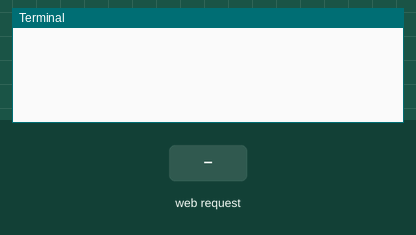
A program run on a simulated Raspberry Pi (BCM pin numbers). Parts: the last lines printed to the terminal. The test bench sets the inputs (shaded band). The camera gives no picture and a still takes 0.5 s; the clock reads 2024-03-15 10:24:30 at power-on unless the program sets it.

Above: at 1.2 s.
1.3 s: HTTP request for / received
At 2.2 s:
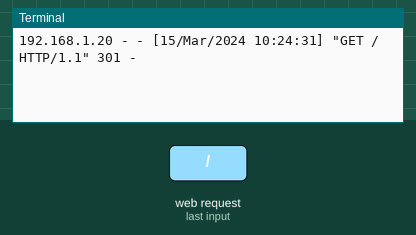
2.8 s: HTTP request for /index.html received
At 3.4 s:
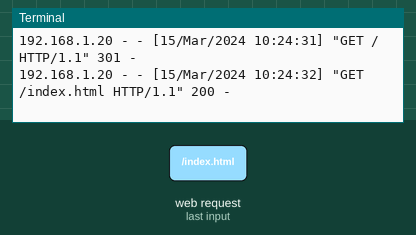
4.3 s: HTTP request for /stream.mjpg received
At 5.7 s:
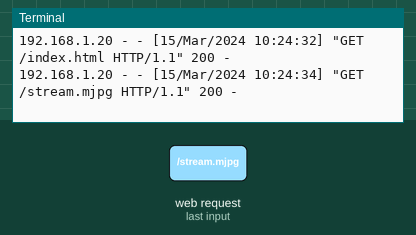

The program:

video.py
```python
import io
import logging
import socketserver
from http import server
from threading import Condition

from picamera2 import Picamera2
from picamera2.encoders import JpegEncoder
from picamera2.outputs import FileOutput

# HTML page for the MJPEG streaming demo
PAGE = """\
<html>
<head>
<title>Cam1</title>
</head>
<body>
<h1>Cam1</h1>
<img src="stream.mjpg" width="1280" height="720" />
</body>
</html>
"""

# Class to handle streaming output
class StreamingOutput(io.BufferedIOBase):
    def __init__(self):
        self.frame = None
        self.condition = Condition()

    def write(self, buf):
        with self.condition:
            self.frame = buf
            self.condition.notify_all()

# Class to handle HTTP requests
class StreamingHandler(server.BaseHTTPRequestHandler):
    def do_GET(self):
        if self.path == '/':
            # Redirect root path to index.html
            self.send_response(301)
            self.send_header('Location', '/index.html')
            self.end_headers()
        elif self.path == '/index.html':
            # Serve the HTML page
            content = PAGE.encode('utf-8')
            self.send_response(200)
            self.send_header('Content-Type', 'text/html')
            self.send_header('Content-Length', len(content))
            self.end_headers()
            self.wfile.write(content)
        elif self.path == '/stream.mjpg':
            # Set up MJPEG streaming
            self.send_response(200)
            self.send_header('Age', 0)
            self.send_header('Cache-Control', 'no-cache, private')
            self.send_header('Pragma', 'no-cache')
            self.send_header('Content-Type', 'multipart/x-mixed-replace; boundary=FRAME')
            self.end_headers()
            try:
                while True:
                    with output.condition:
                        output.condition.wait()
                        frame = output.frame
                    self.wfile.write(b'--FRAME\r\n')
                    self.send_header('Content-Type', 'image/jpeg')
                    self.send_header('Content-Length', len(frame))
                    self.end_headers()
                    self.wfile.write(frame)
                    self.wfile.write(b'\r\n')
            except Exception as e:
                logging.warning(
                    'Removed streaming client %s: %s',
                    self.client_address, str(e))
        else:
            # Handle 404 Not Found
            self.send_error(404)
            self.end_headers()

# Class to handle streaming server
class StreamingServer(socketserver.ThreadingMixIn, server.HTTPServer):
    allow_reuse_address = True
    daemon_threads = True

# Create Picamera2 instance and configure it
picam2 = Picamera2()
picam2.configure(picam2.create_video_configuration(main={"size": (1280, 720)}))
output = StreamingOutput()
picam2.start_recording(JpegEncoder(), FileOutput(output))

try:
    # Set up and start the streaming server
    address = ('', 8000)
    server = StreamingServer(address, StreamingHandler)
    server.serve_forever()
finally:
    # Stop recording when the script is interrupted
    picam2.stop_recording()
```

Measured:
- after the input at 1.3 s, the terminal: prints a new line at once (image 1)
- after the input at 2.8 s, the terminal: prints a new line at once (image 2)
- after the input at 4.3 s, the terminal: prints a new line at once (image 3)
